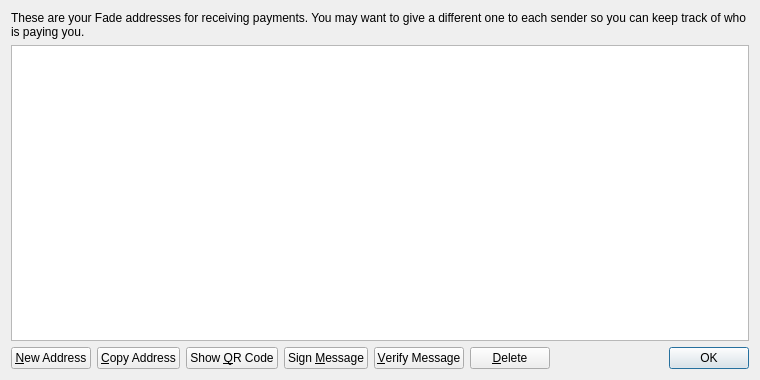
<?xml version="1.0" encoding="UTF-8"?>
<ui version="4.0">
 <class>AddressBookPage</class>
 <widget class="QWidget" name="AddressBookPage">
  <property name="geometry">
   <rect>
    <x>0</x>
    <y>0</y>
    <width>760</width>
    <height>380</height>
   </rect>
  </property>
  <property name="windowTitle">
   <string>Address Book</string>
  </property>
  <layout class="QVBoxLayout" name="verticalLayout">
   <item>
    <widget class="QLabel" name="labelExplanation">
     <property name="text">
      <string>These are your Fade addresses for receiving payments. You may want to give a different one to each sender so you can keep track of who is paying you.</string>
     </property>
     <property name="textFormat">
      <enum>Qt::PlainText</enum>
     </property>
     <property name="wordWrap">
      <bool>true</bool>
     </property>
    </widget>
   </item>
   <item>
    <widget class="QTableView" name="tableView">
     <property name="contextMenuPolicy">
      <enum>Qt::CustomContextMenu</enum>
     </property>
     <property name="toolTip">
      <string>Double-click to edit address or label</string>
     </property>
     <property name="tabKeyNavigation">
      <bool>false</bool>
     </property>
     <property name="selectionMode">
      <enum>QAbstractItemView::SingleSelection</enum>
     </property>
     <property name="selectionBehavior">
      <enum>QAbstractItemView::SelectRows</enum>
     </property>
     <property name="sortingEnabled">
      <bool>true</bool>
     </property>
     <attribute name="verticalHeaderVisible">
      <bool>false</bool>
     </attribute>
    </widget>
   </item>
   <item>
    <layout class="QHBoxLayout" name="horizontalLayout">
     <item>
      <widget class="QPushButton" name="newAddressButton">
       <property name="toolTip">
        <string>Create a new address</string>
       </property>
       <property name="text">
        <string>&amp;New Address</string>
       </property>
      </widget>
     </item>
     <item>
      <widget class="QPushButton" name="copyToClipboard">
       <property name="toolTip">
        <string>Copy the currently selected address to the system clipboard</string>
       </property>
       <property name="text">
        <string>&amp;Copy Address</string>
       </property>
      </widget>
     </item>
     <item>
      <widget class="QPushButton" name="showQRCode">
       <property name="text">
        <string>Show &amp;QR Code</string>
       </property>
      </widget>
     </item>
     <item>
      <widget class="QPushButton" name="signMessage">
       <property name="toolTip">
        <string>Sign a message to prove you own a Fade address</string>
       </property>
       <property name="text">
        <string>Sign &amp;Message</string>
       </property>
      </widget>
     </item>
     <item>
      <widget class="QPushButton" name="verifyMessage">
       <property name="toolTip">
        <string>Verify a message to ensure it was signed with a specified Fade address</string>
       </property>
       <property name="text">
        <string>&amp;Verify Message</string>
       </property>
      </widget>
     </item>
     <item>
      <widget class="QPushButton" name="deleteButton">
       <property name="toolTip">
        <string>Delete the currently selected address from the list</string>
       </property>
       <property name="text">
        <string>&amp;Delete</string>
       </property>
      </widget>
     </item>
     <item>
      <spacer name="horizontalSpacer">
       <property name="orientation">
        <enum>Qt::Horizontal</enum>
       </property>
       <property name="sizeHint" stdset="0">
        <size>
         <width>40</width>
         <height>20</height>
        </size>
       </property>
      </spacer>
     </item>
     <item>
      <widget class="QDialogButtonBox" name="buttonBox">
       <property name="sizePolicy">
        <sizepolicy hsizetype="Maximum" vsizetype="Fixed">
         <horstretch>0</horstretch>
         <verstretch>0</verstretch>
        </sizepolicy>
       </property>
       <property name="standardButtons">
        <set>QDialogButtonBox::Ok</set>
       </property>
      </widget>
     </item>
    </layout>
   </item>
  </layout>
 </widget>
 <resources>
  <include location="../bitcoin.qrc"/>
 </resources>
 <connections/>
</ui>
